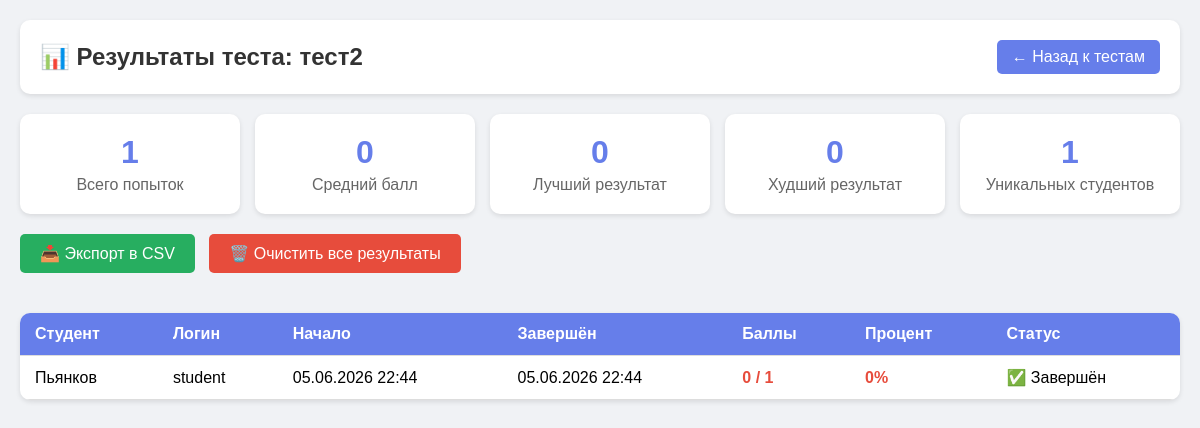
/testing_system/teacher/results.php?id=6 (signed in), run on the app's committed database.
### tables this page shows
CREATE TABLE `tests` (
  `id` int(11) NOT NULL,
  `title` varchar(200) NOT NULL,
  `description` text,
  `created_by` int(11) NOT NULL,
  `created_at` datetime DEFAULT CURRENT_TIMESTAMP,
  `time_limit` int(11) DEFAULT '0',
  `is_active` tinyint(1) DEFAULT '1',
  `max_attempts` int(11) DEFAULT '0',
  `group_id` int(11) DEFAULT NULL
);

CREATE TABLE `test_attempts` (
  `id` int(11) NOT NULL,
  `student_id` int(11) NOT NULL,
  `test_id` int(11) NOT NULL,
  `started_at` datetime DEFAULT CURRENT_TIMESTAMP,
  `finished_at` datetime DEFAULT NULL,
  `score` int(11) DEFAULT '0',
  `status` enum('in_progress','completed','cancelled') DEFAULT 'in_progress'
);

CREATE TABLE `users` (
  `id` int(11) NOT NULL,
  `login` varchar(50) NOT NULL,
  `password_hash` varchar(255) NOT NULL,
  `full_name` varchar(100) NOT NULL,
  `role_id` int(11) DEFAULT '1',
  `current_xp` int(11) DEFAULT '0',
  `current_level_id` int(11) DEFAULT '1',
  `total_tests_passed` int(11) DEFAULT '0',
  `total_correct_answers` int(11) DEFAULT '0',
  `created_at` datetime DEFAULT CURRENT_TIMESTAMP,
  `group_id` int(11) DEFAULT NULL
);

### testing_system/teacher/results.php (the view, shortened to what this page needs)
<?php
require_once '../config/database.php';
$test_id = $_GET['id'] ?? 0;
$stmt = $pdo->prepare("SELECT * FROM tests WHERE id = ? AND created_by = ?");
$stmt->execute([$test_id, $_SESSION['user_id']]);
$test = $stmt->fetch();
$stmt = $pdo->prepare("
    SELECT ta.*, u.full_name, u.login,
           (SELECT COUNT(*) FROM questions WHERE test_id = ta.test_id) as total_questions
    FROM test_attempts ta
    JOIN users u ON ta.student_id = u.id
    WHERE ta.test_id = ?
    ORDER BY ta.finished_at DESC
");
$stmt->execute([$test_id]);
$attempts = $stmt->fetchAll();
$stmt = $pdo->prepare("
    SELECT
        COUNT(*) as total_attempts,
        AVG(score) as avg_score,
        MAX(score) as max_score,
        MIN(score) as min_score,
        COUNT(DISTINCT student_id) as unique_students
    FROM test_attempts
    WHERE test_id = ?
");
$stmt->execute([$test_id]);
$stats = $stmt->fetch();
?>
<!DOCTYPE html>
<html lang="ru">
<head>
</head>
<body>
    <div class="container">
        <div class="header">
            <h1>📊 Результаты теста: <?= htmlspecialchars($test['title']) ?></h1>
            <a href="index.php" class="back-btn">← Назад к тестам</a>
        </div>
        <div class="stats-grid">
            <div class="stat-card">
                <div class="stat-value"><?= $stats['total_attempts'] ?></div>
                <div class="stat-label">Всего попыток</div>
            </div>
            <div class="stat-card">
                <div class="stat-value"><?= round($stats['avg_score'], 1) ?></div>
                <div class="stat-label">Средний балл</div>
            </div>
            <div class="stat-card">
                <div class="stat-value"><?= $stats['max_score'] ?></div>
                <div class="stat-label">Лучший результат</div>
            </div>
            <div class="stat-card">
                <div class="stat-value"><?= $stats['min_score'] ?></div>
                <div class="stat-label">Худший результат</div>
            </div>
            <div class="stat-card">
                <div class="stat-value"><?= $stats['unique_students'] ?></div>
                <div class="stat-label">Уникальных студентов</div>
            </div>
        </div>
        <div style="margin-bottom: 20px;">
            <a href="export_results.php?id=<?= $test_id ?>" class="btn-export">📥 Экспорт в CSV</a>
            <?php if ($stats['total_attempts'] > 0): ?>
                <a href="clear_results.php?id=<?= $test_id ?>"
                   class="btn-clear"
                   onclick="return confirm('Вы уверены, что хотите удалить ВСЕ результаты по тесту «<?= htmlspecialchars($test['title']) ?>»? Это действие нельзя отменить.\n\nБудет удалено <?= $stats['total_attempts'] ?> записей.')">
                   🗑️ Очистить все результаты
                </a>
            <?php endif; ?>
        </div>
        <div class="results-table">
            <table>
                <thead>
                    <tr>
                        <th>Студент</th>
                        <th>Логин</th>
                        <th>Начало</th>
                        <th>Завершён</th>
                        <th>Баллы</th>
                        <th>Процент</th>
                        <th>Статус</th>
                    </tr>
                </thead>
                <tbody>
                    <?php if (empty($attempts)): ?>
                        <tr>
                            <td colspan="7" class="empty-results">
                                📭 Пока нет результатов по этому тесту
                            </td>
                        </tr>
                    <?php else: ?>
                        <?php foreach ($attempts as $attempt):
                            $percentage = ($attempt['score'] / $attempt['total_questions']) * 100;
                            $score_class = $percentage >= 80 ? 'score-high' : ($percentage >= 50 ? 'score-medium' : 'score-low');
                        ?>
                            <tr>
                                <td><?= htmlspecialchars($attempt['full_name']) ?></td>
                                <td><?= htmlspecialchars($attempt['login']) ?></td>
                                <td><?= date('d.m.Y H:i', strtotime($attempt['started_at'])) ?></td>
                                <td><?= $attempt['finished_at'] ? date('d.m.Y H:i', strtotime($attempt['finished_at'])) : '-' ?></td>
                                <td class="<?= $score_class ?>"><?= $attempt['score'] ?> / <?= $attempt['total_questions'] ?></td>
                                <td class="<?= $score_class ?>"><?= round($percentage, 1) ?>%</td>
                                <td><?= $attempt['status'] == 'completed' ? '✅ Завершён' : '⏳ В процессе' ?></td>
                            </tr>
                        <?php endforeach; ?>
                    <?php endif; ?>
                </tbody>
            </table>
        </div>
    </div>
</body>
</html>

### testing_system/teacher/results.php (style rules this page uses)
* { margin: 0; padding: 0; box-sizing: border-box; }
body { font-family: Arial, sans-serif; background: #f0f2f5; padding: 20px; }
.container { max-width: 1200px; margin: 0 auto; }
.header { background: white; padding: 20px; border-radius: 10px; margin-bottom: 20px; display: flex; justify-content: space-between; align-items: center; box-shadow: 0 2px 5px rgba(0,0,0,0.1); }
h1 { color: #333; font-size: 24px; }
.back-btn { background: #667eea; color: white; padding: 8px 15px; text-decoration: none; border-radius: 5px; }
.stats-grid { display: grid; grid-template-columns: repeat(auto-fill, minmax(200px, 1fr)); gap: 15px; margin-bottom: 20px; }
.stat-card { background: white; padding: 20px; border-radius: 10px; text-align: center; box-shadow: 0 2px 5px rgba(0,0,0,0.1); }
.stat-value { font-size: 32px; font-weight: bold; color: #667eea; }
.stat-label { color: #666; margin-top: 5px; }
.btn-export { background: #27ae60; color: white; padding: 10px 20px; text-decoration: none; border-radius: 5px; display: inline-block; margin-bottom: 20px; margin-right: 10px; }
.btn-clear { background: #e74c3c; color: white; padding: 10px 20px; text-decoration: none; border-radius: 5px; display: inline-block; margin-bottom: 20px; }
.results-table { background: white; border-radius: 10px; overflow-x: auto; box-shadow: 0 2px 5px rgba(0,0,0,0.1); }
table { width: 100%; border-collapse: collapse; min-width: 600px; }
th, td { padding: 12px 15px; text-align: left; border-bottom: 1px solid #ddd; }
th { background: #667eea; color: white; }
.score-low { color: #e74c3c; font-weight: bold; }

### data on the page
tests: title "тест2"
test_attempts: student.full_name "Пьянков", student.login "student", started_at "05.06.2026 22:44", finished_at "05.06.2026 22:44", score "0", total_questions "1", status "✅ Завершён"

### other printed values
$stats['total_attempts'] "1"
$stats['avg_score'] "0"
$stats['max_score'] "0"
$stats['min_score'] "0"
$stats['unique_students'] "1"
